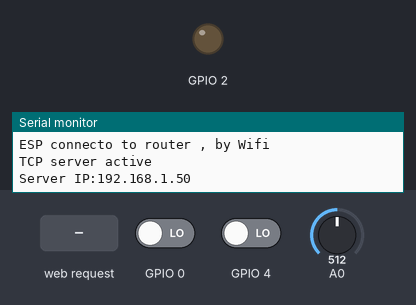
Simulated run of this sketch. Board: ESP8266 (NodeMCU). Shown: output pins drawn as LEDs (lit = HIGH), the last lines printed to the serial monitor. Inputs (shaded band) come from the test bench; at power-on: GPIO 0 LOW, GPIO 4 LOW, A0 = 512. WiFi joins after 1.5 s; servers stay silent unless stated.

Above: at 2.7 s.
2.8 s: HTTP request GET /?GPIO2=1 received
At 3.3 s:
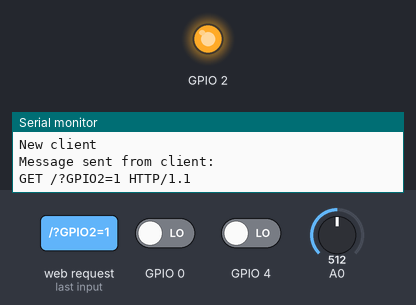
4.3 s: HTTP request GET /?GPIO2=0 received
At 5.7 s:
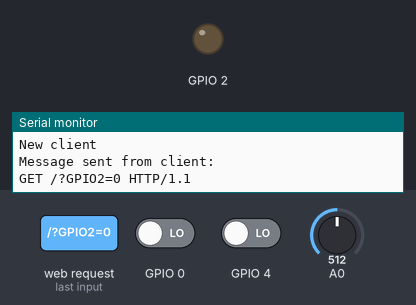
Timing chart, 0 to 7.3 s (numbered marks = the images above; inputs shaded):
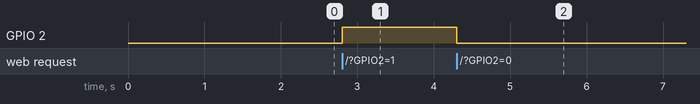

The sketch:

trab2.ino
```cpp
#include <ESP8266WiFi.h>

const char* html = R"(
<!DOCTYPE html>
<html>
<head>
    <title>GUI</title>
    <meta charset="utf-8">
    <style>
        body {
            font-family: Arial, Helvetica, sans-serif;
            font-size: 14px;
        }
        button {
            padding: 12px 20px;
            margin: -16px 4px; /* Adjust the margin for spacing between buttons */
            box-sizing: border-box;
            text-align: center;
            font-size: 16px; /* Larger font size */
            font-weight: bold; /* Bolder text */
            border-radius: 10px; /* Rounded corners */
        }
        /* Style the ON button */
        .on-button {
            background-color: green;
            color: white;
        }
        /* Style the OFF button */
        .off-button {
            background-color: red;
            color: white;
        }
        div {
            padding: 10px;
        }
        /* Style the "Blue Led" text */
        .label-text {
            font-size: 20px; /* Slightly smaller font size */
            font-weight: bold; /* Bolder text */
        }
        /* Style the "STATUS" and "CONTROLS" text */
        .title-text {
            font-size: 24px; /* Larger font size for STATUS */
            font-weight: bold; /* Bolder text */
        }
        /* Style additional text */
        .additional-text {
            font-size: 20px; /* Larger font size for additional text */
            font-weight: bold; /* Bolder text */
        }
        /* Add CSS styles for better appearance */
        .column {
            flex: 1;
            padding: 10px;
            text-align: center;
            display: flex;
            flex-direction: column;
            align-items: center;
        }
        .credits {
            font-size: 20px; /* Larger font size for additional text */
            font-weight: bold; /* Bolder text */
            flex: 1;
            padding: 10px;
            text-align: center;
            display: flex;
            flex-direction: column;
            align-items: center;
        }
    </style>
    <script>
        function refreshButtonStates() {
        var xhttp = new XMLHttpRequest();
        xhttp.onreadystatechange = function() {
            if (this.readyState == 4 && this.status == 200) {
            var response = JSON.parse(this.responseText);
            document.getElementById('gpio2Status').innerHTML = response.gpio2Status;
            document.getElementById('gpio2Status').style.color = response.gpio2Color;
            document.getElementById('gpio0Status').innerHTML = response.gpio0Status;
            document.getElementById('gpio0Status').style.color = response.gpio0Color;
            document.getElementById('gpio4Status').innerHTML = response.gpio4Status;
            document.getElementById('gpio4Status').style.color = response.gpio4Color;
            document.getElementById('a0Value').innerHTML = response.analog0Value;
            }
        };
        xhttp.open("GET", "/getButtonStates", true);
        xhttp.send();
        }

        // Periodically refresh button states every 500ms
        setInterval(refreshButtonStates, 500);
    </script>
</head>
<body>
    <div style="display: flex;" align="center">
        <!-- Left Column -->
        <div class="column">
            <a href="https://www.ua.pt" target="_blank">
                <img src="http://bestaveiro.web.ua.pt/images/university/ua_logo.png" alt="uaLogo" width="350" height="150">
            </a>
        </div>

        <!-- Middle Column -->
        <div class="column"> <!-- Added class "middle-column" -->
            <p class="title-text">CONTROLS</p>
            <p class="label-text">BLUE LED</p> <!-- Adjusted font size -->
            <div>
                <button class="on-button" onclick="window.location.href = '/GPIO2=0'" >ON</button>
                <button class="off-button" onclick="window.location.href = '/GPIO2=1'" >OFF</button>
            </div>
        </div>

        <!-- Right Column -->
        <div class="column">
            <p class="title-text">STATUS</p>
            <p class="additional-text">GPIO0: <span id="gpio0Status" style="color: red"> OFF </span> </p>
            <p class="additional-text">GPIO2: <span id="gpio2Status" style="color: red"> OFF </span> </p>
            <p class="additional-text">GPIO4: <span id="gpio4Status" style="color: red"> OFF </span> </p>
            <p class="additional-text">A0: <span id="a0Value" > 0 </span> </p>
        </div>
    </div>
    <div class="credits"> <b>Developed by: Tiago Marques, 98459</b> </div>
</body>
</html>
)";

WiFiServer server(80);
int gpio0, gpio2, gpio4, a0;

void setup(){
    Serial.begin(115200);
    WiFi.begin("idk", "tiagomarques");

    // espera que o Router aceite a ligação WiFi
    while(WiFi.status() != WL_CONNECTED ) {
    delay(500); Serial.println("Wainting for connection...");
    }
    Serial.println("ESP connecto to router , by Wifi");

    // ativa o servidor TCP/IP
    server.begin();
    Serial.println("TCP server active");
    // IP address
    Serial.print("Server IP:");
    Serial.println(WiFi.localIP());

    pinMode(0,INPUT);
    pinMode(2,OUTPUT);
    pinMode(4,INPUT);
    pinMode(A0, INPUT);
}

void loop(){
    // Espera que o Browser peça ligação TCP/IP
    WiFiClient client = server.available();
    if (client) { // Se chegou uma ligação TCPIP

        // Espera que o Browser envie dados , ex. GET index.html
        Serial.println("New client");
        while(!client.available()){ delay(1); }
        Serial.println("Message sent from client:");

        // Lê a mensagem recebida pelo ESP, enviada pelo Browser
        String ss = client.readStringUntil('\r');
        Serial.println(ss);
        client.flush();

        // Read
        gpio0 = digitalRead(0);
        gpio4 = digitalRead(4);
        a0 = analogRead(A0);

        if(ss.indexOf("/getButtonStates") != -1){
            // Generate JSON
            String json = R"({"gpio2Status":")" +
                            String(gpio2 == 0 ? "ON" : "OFF") + R"(","gpio2Color":")" +
                            String(gpio2 == 0 ? "green" : "red") + R"(","gpio0Status":")" +
                            String(gpio0 == 0 ? "ON" : "OFF") + R"(","gpio0Color":")" +
                            String(gpio0 == 0 ? "green" : "red") + R"(","gpio4Status":")" +
                            String(gpio4 == 0 ? "ON" : "OFF") + R"(","gpio4Color":")" +
                            String(gpio4 == 0 ? "green" : "red") + R"(","analog0Value":")" +
                            String(a0) + R"("})";
            client.println("HTTP/1.1 200 OK");
            client.println("Content-Type: application/json");
            client.println("Connection: close");
            client.println();
            client.print(json);
        }else{
            // Processa mesg recebida pelo ESP
            if (ss.indexOf("GPIO2=1") >0 ){gpio2 = 1;}
            if (ss.indexOf("GPIO2=0") >0 ){gpio2 = 0;}
            digitalWrite(2,gpio2);

            // Envia pág HTML para o Browser
            client.print(html);

            //Generate JavaScript based on the current GPIO status
            String script = R"(
            <script>
                document.getElementById('gpio2Status').innerHTML = ')" +
                            String(gpio2 == 0 ? "ON" : "OFF") + R"(';
                document.getElementById('gpio2Status').style.color = ')" +
                            String(gpio2 == 0 ? "green" : "red") + R"(';
                document.getElementById('gpio0Status').innerHTML = ')" +
                            String(gpio0 == 0 ? "ON" : "OFF") + R"(';
                document.getElementById('gpio0Status').style.color = ')" +
                            String(gpio0 == 0 ? "green" : "red") + R"(';
                document.getElementById('gpio4Status').innerHTML = ')" +
                            String(gpio4 == 0 ? "ON" : "OFF") + R"(';
                document.getElementById('gpio4Status').style.color = ')" +
                            String(gpio4 == 0 ? "green" : "red") + R"(';
                document.getElementById('a0Value').innerHTML = ')" +
                            String(a0) + R"(';
            </script>
            )";
            client.print(script.c_str()); // Send the JavaScript
        }
    }
}
```

Measured:
- after the input at 2.8 s, GPIO 2: LOW → HIGH at once
- after the input at 4.3 s, GPIO 2: HIGH → LOW at once
